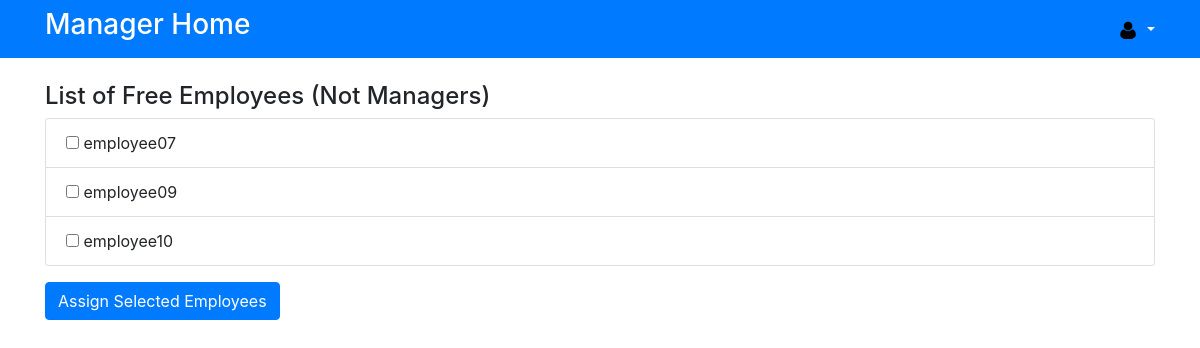
The app's page /manager/assign-employees/ with its own data.
### accounts/models.py (models this page shows)
class CustomUser(AbstractUser):
    phone = models.CharField(max_length=10, blank=True, null=True)
    experience = models.DecimalField(max_digits=19, decimal_places=2, blank=True, null=True)
    is_manager = models.BooleanField()
    is_allocated=models.BooleanField(default=False)
    skills = models.JSONField(default=dict)
    project = models.ForeignKey('manager.Project', on_delete=models.SET_NULL, null=True, blank=True)

### manager/views.py (the view)
# urls.py: path('assign-employees/', views.assign_employee, name='assign_employees'),
def assign_employee(request):
    free_employees = CustomUser.objects.filter(is_manager=False, is_allocated=False)
    return render(request, 'assignEmployee.html', {'free_employees': free_employees})

### manager/templates/assignEmployee.html (shortened to what this page needs)
<!DOCTYPE html>
<html lang="en">
<head>
  {% load static %}
  <link rel="stylesheet" href="https://maxcdn.bootstrapcdn.com/bootstrap/4.5.2/css/bootstrap.min.css">
</head>
<body>
<header class="bg-primary text-white py-2">
  <div class="container">
    <div class="d-flex justify-content-between align-items-center">
      <h3>Manager Home</h3>
      <div class="user-profile">
        <div class="dropdown">
          <a class="text-white dropdown-toggle" href="#" role="button" id="profileDropdown" data-toggle="dropdown" aria-haspopup="true" aria-expanded="false">
            <img src="{% static "manager/user-icon.png" %}" alt="User Icon" style="width: 20px; height: 20px; border-radius: 50%;">
          </a>
        </div>
      </div>
    </div>
  </div>
</header>
<div class="container mt-4">
  <h4>List of Free Employees (Not Managers)</h4>
  <form method="POST" action="{% url 'update_employees' %}">
    <ul class="list-group">
      {% for employee in free_employees %}
        <li class="list-group-item">
          <input type="checkbox" name="selected_employees" value="{{ employee.id }}"> {{ employee.username }}
        </li>
      {% empty %}
        <li class="list-group-item">No free employees available.</li>
      {% endfor %}
    </ul>
    <button type="submit" class="btn btn-primary mt-3">Assign Selected Employees</button>
  </form>
</div>
</body>
</html>

### records on screen
CustomUser: username "employee07"
CustomUser: username "employee09"
CustomUser: username "employee10"
